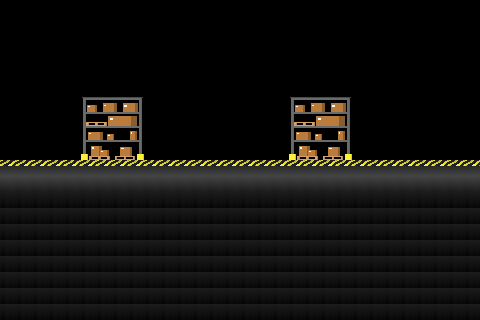

Rendered tile map (Tiled .tmx) drawn with the repository's tilesets; below, a short description and the full map source, tile grids included:
An orthogonal 30x20 tile map with 16x16 px tiles, 1 tile layer (Sprites) and 2 objects.

<map version="1.10" tiledversion="1.11.0" orientation="orthogonal" renderorder="right-down" width="30" height="20" tilewidth="16" tileheight="16" infinite="0" nextlayerid="6" nextobjectid="15">
 <tileset firstgid="1" source="../../Asset Creation/Tilemap/Warehouse Floor.tsx" />
 <layer id="1" name="Sprites" width="30" height="20">
  <data encoding="csv">
0,0,0,0,0,0,0,0,0,0,0,0,0,0,0,0,0,0,0,0,0,0,0,0,0,0,0,0,0,0,
0,0,0,0,0,0,0,0,0,0,0,0,0,0,0,0,0,0,0,0,0,0,0,0,0,0,0,0,0,0,
0,0,0,0,0,0,0,0,0,0,0,0,0,0,0,0,0,0,0,0,0,0,0,0,0,0,0,0,0,0,
0,0,0,0,0,0,0,0,0,0,0,0,0,0,0,0,0,0,0,0,0,0,0,0,0,0,0,0,0,0,
0,0,0,0,0,0,0,0,0,0,0,0,0,0,0,0,0,0,0,0,0,0,0,0,0,0,0,0,0,0,
0,0,0,0,0,0,0,0,0,0,0,0,0,0,0,0,0,0,0,0,0,0,0,0,0,0,0,0,0,0,
0,0,0,0,0,0,0,0,0,0,0,0,0,0,0,0,0,0,0,0,0,0,0,0,0,0,0,0,0,0,
0,0,0,0,0,0,0,0,0,0,0,0,0,0,0,0,0,0,0,0,0,0,0,0,0,0,0,0,0,0,
0,0,0,0,0,0,0,0,0,0,0,0,0,0,0,0,0,0,0,0,0,0,0,0,0,0,0,0,0,0,
0,0,0,0,0,9,0,0,0,0,0,0,0,0,0,0,0,0,9,0,0,0,0,0,0,0,0,0,0,0,
1,1,1,1,1,1,1,1,1,1,1,1,1,1,1,1,1,1,1,1,1,1,1,1,1,1,1,1,1,1,
7,7,7,7,7,7,7,7,7,7,7,7,7,7,7,7,7,7,7,7,7,7,7,7,7,7,7,7,7,7,
8,8,8,8,8,8,8,8,8,8,8,8,8,8,8,8,8,8,8,8,8,8,8,8,8,8,8,8,8,8,
8,8,8,8,8,8,8,8,8,8,8,8,8,8,8,8,8,8,8,8,8,8,8,8,8,8,8,8,8,8,
8,8,8,8,8,8,8,8,8,8,8,8,8,8,8,8,8,8,8,8,8,8,8,8,8,8,8,8,8,8,
8,8,8,8,8,8,8,8,8,8,8,8,8,8,8,8,8,8,8,8,8,8,8,8,8,8,8,8,8,8,
8,8,8,8,8,8,8,8,8,8,8,8,8,8,8,8,8,8,8,8,8,8,8,8,8,8,8,8,8,8,
8,8,8,8,8,8,8,8,8,8,8,8,8,8,8,8,8,8,8,8,8,8,8,8,8,8,8,8,8,8,
8,8,8,8,8,8,8,8,8,8,8,8,8,8,8,8,8,8,8,8,8,8,8,8,8,8,8,8,8,8,
8,8,8,8,8,8,8,8,8,8,8,8,8,8,8,8,8,8,8,8,8,8,8,8,8,8,8,8,8,8
</data>
 </layer>
 <objectgroup id="5" name="One-Ways">
  <properties>
   <property name="One-Way" value="" />
  </properties>
  <object id="13" x="81.4545" y="96.3636" width="61.8182" height="2.54545" />
  <object id="14" x="289.455" y="95.6364" width="62.3637" height="3.27272" />
 </objectgroup>
</map>
